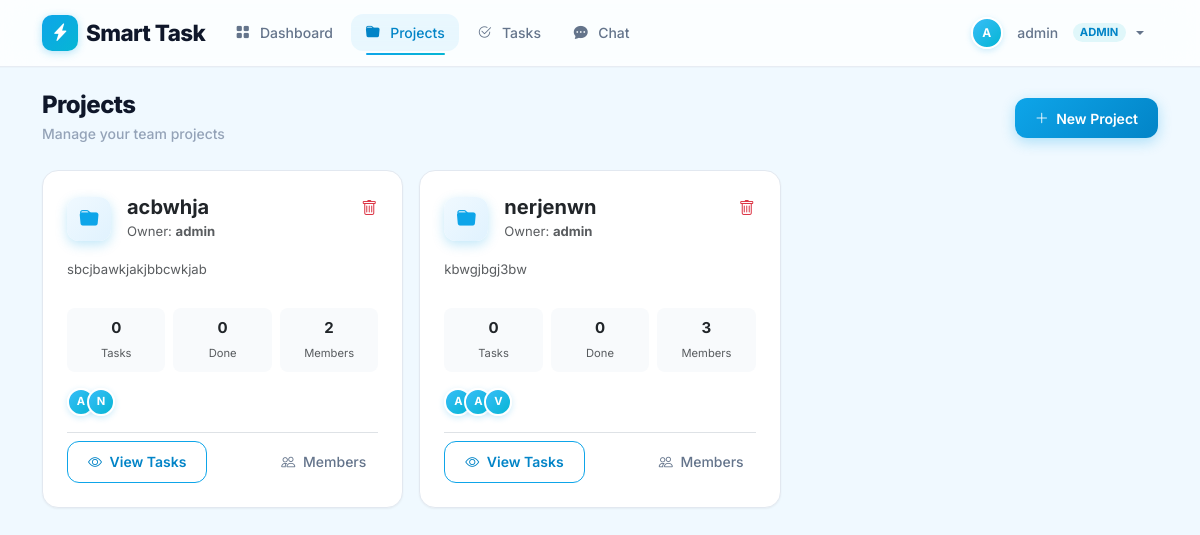
The app's page /projects (signed in) with its own data.
### app.py (models this page shows)
class Project(db.Model):
    id = db.Column(db.Integer, primary_key=True)
    name = db.Column(db.String(100), nullable=False)
    description = db.Column(db.Text, nullable=True)
    owner_id = db.Column(db.Integer, db.ForeignKey('user.id'), nullable=False)
    created_at = db.Column(db.DateTime, default=datetime.utcnow)
    tasks = db.relationship('Task', backref='project', lazy=True, cascade='all, delete-orphan')

class User(db.Model):
    id = db.Column(db.Integer, primary_key=True)
    username = db.Column(db.String(80), unique=True, nullable=False)
    email = db.Column(db.String(120), unique=True, nullable=False)
    password = db.Column(db.String(200), nullable=False)
    role = db.Column(db.String(20), default='member')  # admin or member
    created_at = db.Column(db.DateTime, default=datetime.utcnow)
    owned_projects = db.relationship('Project', backref='owner', lazy=True, foreign_keys='Project.owner_id')
    member_projects = db.relationship('Project', secondary=project_members, backref='members')
    assigned_tasks = db.relationship('Task', backref='assignee', lazy=True, foreign_keys='Task.assigned_to')
    created_tasks = db.relationship('Task', backref='creator', lazy=True, foreign_keys='Task.created_by')

### app.py (the view)
@app.route('/projects')
@login_required
def projects():
    user = User.query.get(session['user_id'])
    if user.role == 'admin':
        all_projects = Project.query.all()
    else:
        all_projects = Project.query.filter(
            (Project.owner_id == user.id) |
            (Project.members.any(id=user.id))
        ).all()
    for proj in all_projects:
        proj.task_count = len(proj.tasks)
    users = User.query.all()
    return render_template('projects.html', projects=all_projects, users=users, user=user)

### app.py (called while the page is built)
def login_required(f):
    @wraps(f)
    def decorated_function(*args, **kwargs):
        if 'user_id' not in session:
            flash('Please login first.', 'error')
            return redirect(url_for('login'))
        return f(*args, **kwargs)
    return decorated_function

@app.context_processor
def inject_unread_messages():
    has_unread = False
    if 'user_id' in session:
        try:
            user_id = session['user_id']
            chat_status = UserChatStatus.query.filter_by(user_id=user_id).first()
            last_read = chat_status.last_read_at if chat_status else datetime.min
            unread = Message.query.filter(
                (Message.created_at > last_read) &
                (Message.sender_id != user_id) &
                (
                    (Message.receiver_id == user_id) |
                    (Message.is_broadcast == True) |
                    (Message.group_id != None)
                )
            ).first()
            has_unread = unread is not None
        except Exception:
            pass  # Table may not exist yet
    return dict(has_unread_messages=has_unread)

### templates/projects.html (shortened to what this page needs)
{% extends "base.html" %}
{% block content %}
<div class="d-flex justify-content-between align-items-center mb-4 flex-wrap gap-3">
    <div class="page-header mb-0">
        <h2 class="mb-1">Projects</h2>
        <p class="mb-0">Manage your team projects</p>
    </div>
    {% if user.role == 'admin' %}
    <button class="btn btn-primary" data-bs-toggle="modal" data-bs-target="#createProjectModal">
        <i class="bi bi-plus-lg me-1"></i> New Project
    </button>
    {% endif %}
</div>
<div class="row g-3">
    {% for project in projects %}
    {% set total_tasks = project.tasks|length %}
    {% set done_tasks = project.tasks|selectattr('status', 'equalto', 'Done')|list|length %}
    {% set completion = (done_tasks / total_tasks * 100) if total_tasks > 0 else 0 %}
    <div class="col-md-6 col-lg-4">
        <div class="card card-hover p-4 h-100 animate-fade-up delay-{{ loop.index }}">
            <div class="d-flex justify-content-between align-items-start mb-3">
                <div class="d-flex align-items-center gap-3">
                    <div class="stat-icon flex-shrink-0" style="background: linear-gradient(135deg, #f0f9ff, #e0f2fe); color: #0ea5e9;">
                        <i class="bi bi-folder-fill"></i>
                    </div>
                    <div>
                        <h5 class="fw-bold mb-0">{{ project.name }}</h5>
                        <small class="text-muted">Owner: <strong>{{ project.owner.username }}</strong></small>
                    </div>
                </div>
                {% if user.role == 'admin' %}
                <form method="POST" action="{{ url_for('delete_project', project_id=project.id) }}" class="d-inline" onsubmit="return confirm('Delete this project?');">
                    <button type="submit" class="btn btn-link text-danger p-0"><i class="bi bi-trash"></i></button>
                </form>
                {% endif %}
            </div>
            <p class="text-muted small mb-3" style="min-height:2.5em;">{{ project.description or 'No description' }}</p>
            <div class="row g-2 mb-3 text-center">
                <div class="col-4">
                    <div class="p-2 rounded-3" style="background: #f8fafc;">
                        <div class="fw-bold text-dark">{{ total_tasks }}</div>
                        <small class="text-muted" style="font-size:0.7rem;">Tasks</small>
                    </div>
                </div>
                <div class="col-4">
                    <div class="p-2 rounded-3" style="background: #f8fafc;">
                        <div class="fw-bold text-dark">{{ done_tasks }}</div>
                        <small class="text-muted" style="font-size:0.7rem;">Done</small>
                    </div>
                </div>
                <div class="col-4">
                    <div class="p-2 rounded-3" style="background: #f8fafc;">
                        <div class="fw-bold text-dark">{{ project.members|length + 1 }}</div>
                        <small class="text-muted" style="font-size:0.7rem;">Members</small>
                    </div>
                </div>
            </div>
            <div class="d-flex align-items-center mb-3">
                <div class="avatar-group">
                    <div class="avatar-circle" style="width:28px;height:28px;font-size:0.7rem;" title="{{ project.owner.username }}">{{ project.owner.username[0]|upper }}</div>
                    {% for member in project.members[:3] %}
                    <div class="avatar-circle" style="width:28px;height:28px;font-size:0.7rem;" title="{{ member.username }}">{{ member.username[0]|upper }}</div>
                    {% endfor %}
                </div>
            </div>
            <div class="d-flex justify-content-between align-items-center mt-auto pt-2 border-top">
                <a href="{{ url_for('tasks', project_id=project.id) }}" class="btn btn-sm btn-outline-primary">
                    <i class="bi bi-eye me-1"></i> View Tasks
                </a>
                <button class="btn btn-sm btn-ghost" data-bs-toggle="modal" data-bs-target="#membersModal{{ project.id }}">
                    <i class="bi bi-people me-1"></i> Members
                </button>
            </div>
        </div>
    </div>
    {% endfor %}
</div>
{% endblock %}

### templates/base.html (style rules this page uses)
:root { --primary: #0ea5e9; --primary-light: #38bdf8; --primary-dark: #0284c7; --accent: #06b6d4; --critical: #ef4444; --warning: #f59e0b; --safe: #10b981; --bg: #f0f9ff; --bg-surface: #ffffff; --text: #0f172a; --text-secondary: #64748b; --text-muted: #94a3b8; --border: #e2e8f0; --shadow-sm: 0 1px 2px 0 rgb(0 0 0 / 0.05); --shadow: 0 1px 3px 0 rgb(0 0 0 / 0.1), 0 1px 2px -1px rgb(0 0 0 / 0.1); --shadow-md: 0 4px 6px -1px rgb(0 0 0 / 0.1), 0 2px 4px -2px rgb(0 0 0 / 0.1); --shadow-lg: 0 10px 15px -3px rgb(0 0 0 / 0.1), 0 4px 6px -4px rgb(0 0 0 / 0.1); --shadow-xl: 0 20px 25px -5px rgb(0 0 0 / 0.1), 0 8px 10px -6px rgb(0 0 0 / 0.1); --radius-sm: 8px; --radius: 12px; --radius-lg: 16px; --radius-xl: 24px; --transition: all 0.25s cubic-bezier(0.4, 0, 0.2, 1); --font-sans: 'Inter', ui-sans-serif, system-ui, -apple-system, sans-serif; }
* { font-family: var(--font-sans); box-sizing: border-box; }
html { scroll-behavior: smooth; }
body { background: var(--bg); color: var(--text); min-height: 100vh; font-size: 0.9375rem; line-height: 1.6; -webkit-font-smoothing: antialiased; -moz-osx-font-smoothing: grayscale; }
.card { border: 1px solid var(--border); border-radius: var(--radius-lg); background: var(--bg-surface); box-shadow: var(--shadow-sm); transition: var(--transition); }
.card-hover { border: 1px solid var(--border); border-radius: var(--radius-lg); background: var(--bg-surface); box-shadow: var(--shadow-sm); transition: var(--transition); cursor: default; }
.stat-icon { width: 44px; height: 44px; border-radius: var(--radius); display: flex; align-items: center; justify-content: center; font-size: 1.2rem; background: linear-gradient(135deg, var(--primary-light), var(--accent)); color: white; box-shadow: 0 4px 12px rgba(14,165,233,0.25); }
.btn-primary { background: linear-gradient(135deg, var(--primary), var(--primary-dark)); border: none; border-radius: var(--radius); font-weight: 600; padding: 0.6rem 1.25rem; font-size: 0.875rem; box-shadow: 0 4px 14px rgba(14,165,233,0.3); transition: var(--transition); color: white; }
.btn-outline-primary { border: 1.5px solid var(--primary); color: var(--primary-dark); border-radius: var(--radius); font-weight: 600; padding: 0.6rem 1.25rem; font-size: 0.875rem; transition: var(--transition); background: transparent; }
.btn-ghost { background: transparent; border: none; color: var(--text-secondary); border-radius: var(--radius); font-weight: 500; padding: 0.5rem 0.75rem; font-size: 0.875rem; transition: var(--transition); }
.page-header { margin-bottom: 1.5rem; }
.page-header h2 { font-weight: 800; font-size: 1.5rem; letter-spacing: -0.025em; color: var(--text); }
.page-header p { color: var(--text-muted); font-size: 0.875rem; margin-top: 0.25rem; font-weight: 500; }
.avatar-circle { width: 34px; height: 34px; border-radius: 50%; background: linear-gradient(135deg, var(--primary-light), var(--accent)); display: inline-flex; align-items: center; justify-content: center; color: white; font-weight: 700; font-size: 0.75rem; box-shadow: 0 2px 6px rgba(14,165,233,0.2); border: 2px solid white; }
.avatar-group { display: flex; }
.avatar-group .avatar-circle { margin-left: -8px; border: 2px solid white; }
.avatar-group .avatar-circle:first-child { margin-left: 0; }
.animate-fade-up { animation: fadeInUp 0.5s cubic-bezier(0.4,0,0.2,1) forwards; }
.delay-1 { animation-delay: 0.1s; }
.delay-2 { animation-delay: 0.2s; }

### records on screen
Project: name "acbwhja", owner.username "admin", description "sbcjbawkjakjbbcwkjab", total_tasks "0", done_tasks "0", members|length "2", owner "A"
User: username "N"
Project: name "nerjenwn", owner.username "admin", description "kbwgjbgj3bw", total_tasks "0", done_tasks "0", members|length "3", owner "A"
User: username "A"
User: username "V"

### other values on screen
{{ session.username[0]|upper }} "A"
{{ session.username }} "admin"
